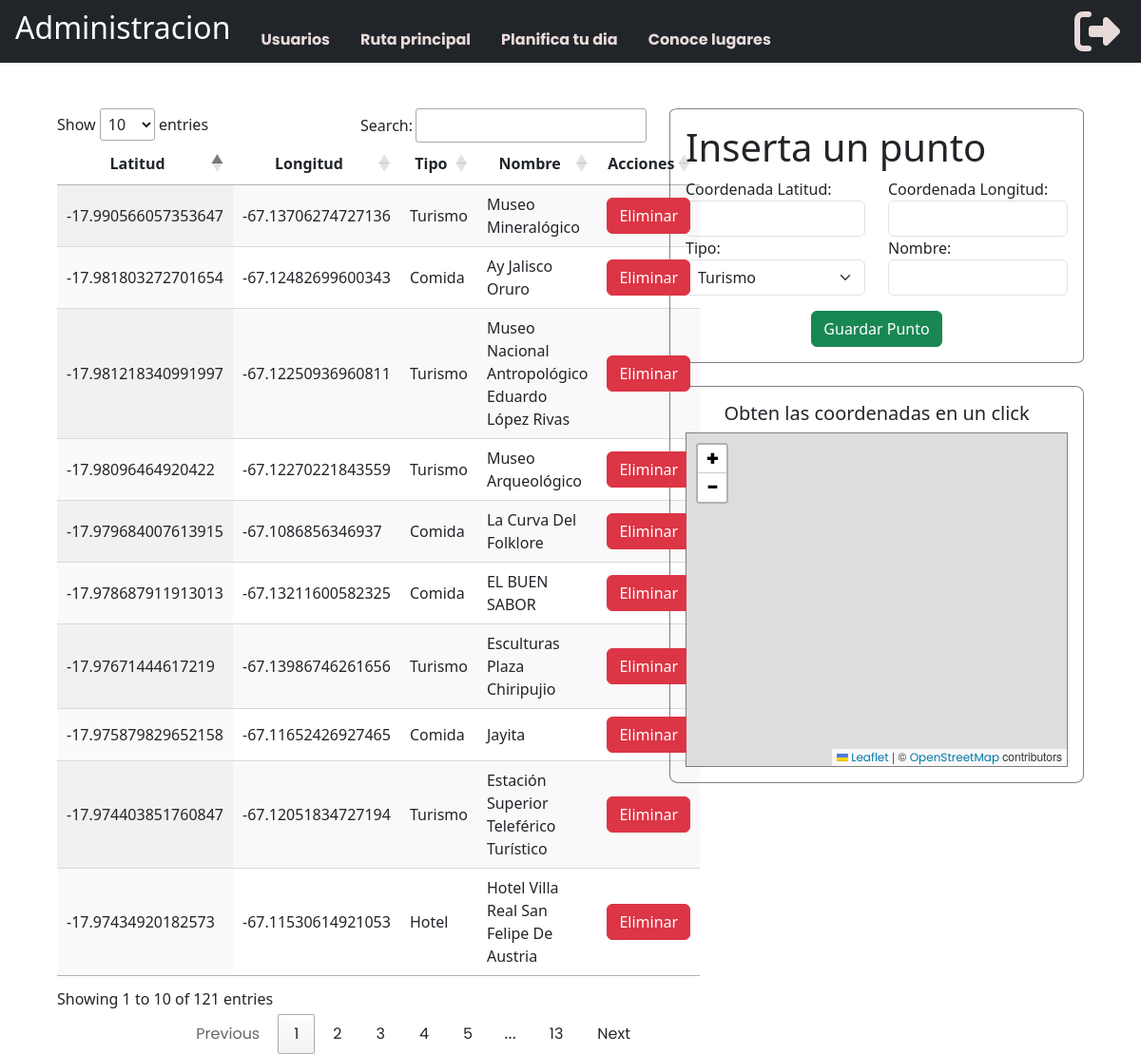
/planifica_admin/ (signed in), run on the app's committed database.
### myapp/models.py (models this page shows, shortened)
class punto_planifica(models.Model):
    coord_lat = models.FloatField()
    coord_lng = models.FloatField()
    titulo = models.CharField(max_length=255)
    name = models.CharField(max_length=255)

### myapp/views.py (the view)
# urls.py: path("planifica_admin/", views.planifica_admin, name="planifica_admin"),
@login_required
def planifica_admin(request):
    if request.method == "POST":
        coord_lat = request.POST.get("coord_lat")
        coord_lng = request.POST.get("coord_lng")
        titulo = request.POST.get("titulo")
        nombre = request.POST.get("nombre")
        punto = punto_planifica.objects.create(
            coord_lat=coord_lat,
            coord_lng=coord_lng,
            titulo=titulo,
            name=nombre,
        )
        puntos = punto_planifica.objects.all()
        return render(request, "admin/planifica_admin.html", {"puntos": puntos})
    else:
        puntos = punto_planifica.objects.all()
        return render(request, "admin/planifica_admin.html", {"puntos": puntos})

### myapp/templates/admin/planifica_admin.html (shortened to what this page needs)
{% extends 'admin/administrador.html' %} {% block content %}
{% load static %}
<div>
    <div class="m-5 row">
        <div class="col-7">
            <table id="planificaTable" class="display">
                <thead>
                    <tr>
                        <th class="text-center">Latitud</th>
                        <th class="text-center">Longitud</th>
                        <th class="text-center">Tipo</th>
                        <th class="text-center">Nombre</th>
                        <th class="text-center">Acciones</th>
                    </tr>
                </thead>
                <tbody>
                    {% for punto in puntos %}
                    <tr>
                        <td>{{ punto.coord_lat }}</td>
                        <td>{{ punto.coord_lng }}</td>
                        <td>{{ punto.titulo }}</td>
                        <td>{{ punto.name }}</td>
                        <td class="text-center">
                            <button class="borrar-planifica btn btn-danger" data-id="{{ punto.id }}">Eliminar</button>
                        </td>
                    </tr>
                    {% endfor %}
                </tbody>
            </table>
        </div>
        <div class="col-5">
            <div class="container p-3" style="border: solid gray 1px; border-radius: 2%;">
                <h1>Inserta un punto</h1>
                <form method="post">
                    <div class="row">
                        <div class="col-6">
                            <label for="id_coord_lat_pla">Coordenada Latitud:</label>
                            <input type="text" class="form-control" id="id_coord_lat_pla" name="coord_lat" required>
                        </div>
                        <div class="col-6">
                            <label for="id_coord_lng_pla">Coordenada Longitud:</label>
                            <input type="text" class="form-control" id="id_coord_lng_pla" name="coord_lng" required>
                        </div>
                    </div>
                    <div class="row">
                        <div class="col-6">
                            <label for="id_titulo">Tipo:</label>
                            <select class="form-select" aria-label="Seleccionar opción" id="id_titulo_ini" name="titulo"
                                required>
                                <option selected value="Turismo">Turismo</option>
                            </select>
                        </div>
                        <div class="col-6">
                            <label for="id_nombre">Nombre:</label>
                            <input type="text" class="form-control" id="id_nombre" name="nombre" required>
                        </div>
                    </div>
                    <div class="mt-3 text-center">
                        <button class="btn btn-success" type="submit">Guardar Punto</button>
                    </div>
                </form>
            </div>
            <div class="container mt-4 p-3 text-center" style="border: solid gray 1px; border-radius: 2%;">
                <h5>Obten las coordenadas en un click</h5>
                <div id="content" style="border: solid 1px gray;">
                    <div style="height: 350px; cursor: context-menu;" id="map_admin2"></div>
                </div>
            </div>
        </div>
    </div>
</div>
{% endblock %}

### myapp/static/css/styles.css (style rules this page uses)
html, body { height: 100%; margin: 0; padding: 0; }
body { background-size: cover; background-position: center; }
body { font-family: "Poppins", sans-serif; background: #fafafa; }
#content { width: 100%; transition: all 0.3s; }

### myapp/static/css/styles3.css (style rules this page uses)
option { background-color: #1c0015; font: condensed 70% sans-serif; color: white; }

### data on the page
punto_planifica: coord_lat "-17.981218340991997", coord_lng "-67.12250936960811", titulo "Turismo", name "Museo Nacional Antropológico Eduardo López Rivas"
punto_planifica: coord_lat "-17.990566057353647", coord_lng "-67.13706274727136", titulo "Turismo", name "Museo Mineralógico"
punto_planifica: coord_lat "-17.974403851760847", coord_lng "-67.12051834727194", titulo "Turismo", name "Estación Superior Teleférico Turístico"
punto_planifica: coord_lat "-17.98096464920422", coord_lng "-67.12270221843559", titulo "Turismo", name "Museo Arqueológico"
punto_planifica: coord_lat "-17.97671444617219", coord_lng "-67.13986746261656", titulo "Turismo", name "Esculturas Plaza Chiripujio"
punto_planifica: coord_lat "-17.975879829652158", coord_lng "-67.11652426927465", titulo "Comida", name "Jayita"
punto_planifica: coord_lat "-17.979684007613915", coord_lng "-67.1086856346937", titulo "Comida", name "La Curva Del Folklore"
punto_planifica: coord_lat "-17.981803272701654", coord_lng "-67.12482699600343", titulo "Comida", name "Ay Jalisco Oruro"
punto_planifica: coord_lat "-17.978687911913013", coord_lng "-67.13211600582325", titulo "Comida", name "EL BUEN SABOR"
punto_planifica: coord_lat "-17.97434920182573", coord_lng "-67.11530614921053", titulo "Hotel", name "Hotel Villa Real San Felipe De Austria"
